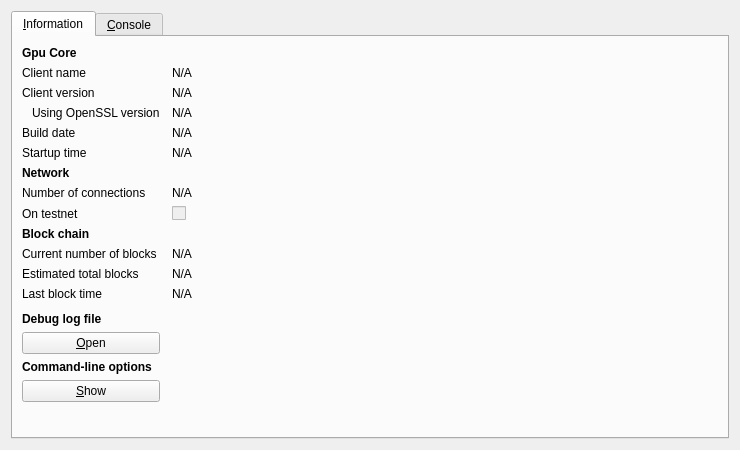
<?xml version="1.0" encoding="UTF-8"?>
<ui version="4.0">
 <class>RPCConsole</class>
 <widget class="QDialog" name="RPCConsole">
  <property name="geometry">
   <rect>
    <x>0</x>
    <y>0</y>
    <width>740</width>
    <height>450</height>
   </rect>
  </property>
  <property name="windowTitle">
   <string>Gpu - Debug window</string>
  </property>
  <property name="styleSheet">
   <string notr="true">background-image: url(:/images/bkg2);</string>
  </property>
  <layout class="QVBoxLayout" name="verticalLayout_2">
   <item>
    <widget class="QTabWidget" name="tabWidget">
     <property name="currentIndex">
      <number>0</number>
     </property>
     <widget class="QWidget" name="tab_info">
      <attribute name="title">
       <string>&amp;Information</string>
      </attribute>
      <layout class="QGridLayout" name="gridLayout" columnstretch="0,1">
       <property name="horizontalSpacing">
        <number>12</number>
       </property>
       <item row="0" column="0">
        <widget class="QLabel" name="label_9">
         <property name="font">
          <font>
           <weight>75</weight>
           <bold>true</bold>
          </font>
         </property>
         <property name="text">
          <string>Gpu Core</string>
         </property>
        </widget>
       </item>
       <item row="1" column="0">
        <widget class="QLabel" name="label_5">
         <property name="text">
          <string>Client name</string>
         </property>
        </widget>
       </item>
       <item row="1" column="1">
        <widget class="QLabel" name="clientName">
         <property name="cursor">
          <cursorShape>IBeamCursor</cursorShape>
         </property>
         <property name="text">
          <string>N/A</string>
         </property>
         <property name="textFormat">
          <enum>Qt::PlainText</enum>
         </property>
         <property name="textInteractionFlags">
          <set>Qt::LinksAccessibleByMouse|Qt::TextSelectableByKeyboard|Qt::TextSelectableByMouse</set>
         </property>
        </widget>
       </item>
       <item row="2" column="0">
        <widget class="QLabel" name="label_6">
         <property name="text">
          <string>Client version</string>
         </property>
        </widget>
       </item>
       <item row="2" column="1">
        <widget class="QLabel" name="clientVersion">
         <property name="cursor">
          <cursorShape>IBeamCursor</cursorShape>
         </property>
         <property name="text">
          <string>N/A</string>
         </property>
         <property name="textFormat">
          <enum>Qt::PlainText</enum>
         </property>
         <property name="textInteractionFlags">
          <set>Qt::LinksAccessibleByMouse|Qt::TextSelectableByKeyboard|Qt::TextSelectableByMouse</set>
         </property>
        </widget>
       </item>
       <item row="3" column="0">
        <widget class="QLabel" name="label_14">
         <property name="text">
          <string>Using OpenSSL version</string>
         </property>
         <property name="indent">
          <number>10</number>
         </property>
        </widget>
       </item>
       <item row="3" column="1">
        <widget class="QLabel" name="openSSLVersion">
         <property name="cursor">
          <cursorShape>IBeamCursor</cursorShape>
         </property>
         <property name="text">
          <string>N/A</string>
         </property>
         <property name="textFormat">
          <enum>Qt::PlainText</enum>
         </property>
         <property name="textInteractionFlags">
          <set>Qt::LinksAccessibleByMouse|Qt::TextSelectableByKeyboard|Qt::TextSelectableByMouse</set>
         </property>
        </widget>
       </item>
       <item row="4" column="0">
        <widget class="QLabel" name="label_12">
         <property name="text">
          <string>Build date</string>
         </property>
        </widget>
       </item>
       <item row="4" column="1">
        <widget class="QLabel" name="buildDate">
         <property name="cursor">
          <cursorShape>IBeamCursor</cursorShape>
         </property>
         <property name="text">
          <string>N/A</string>
         </property>
         <property name="textFormat">
          <enum>Qt::PlainText</enum>
         </property>
         <property name="textInteractionFlags">
          <set>Qt::LinksAccessibleByMouse|Qt::TextSelectableByKeyboard|Qt::TextSelectableByMouse</set>
         </property>
        </widget>
       </item>
       <item row="5" column="0">
        <widget class="QLabel" name="label_13">
         <property name="text">
          <string>Startup time</string>
         </property>
        </widget>
       </item>
       <item row="5" column="1">
        <widget class="QLabel" name="startupTime">
         <property name="cursor">
          <cursorShape>IBeamCursor</cursorShape>
         </property>
         <property name="text">
          <string>N/A</string>
         </property>
         <property name="textFormat">
          <enum>Qt::PlainText</enum>
         </property>
         <property name="textInteractionFlags">
          <set>Qt::LinksAccessibleByMouse|Qt::TextSelectableByKeyboard|Qt::TextSelectableByMouse</set>
         </property>
        </widget>
       </item>
       <item row="6" column="0">
        <widget class="QLabel" name="label_11">
         <property name="font">
          <font>
           <weight>75</weight>
           <bold>true</bold>
          </font>
         </property>
         <property name="text">
          <string>Network</string>
         </property>
        </widget>
       </item>
       <item row="7" column="0">
        <widget class="QLabel" name="label_7">
         <property name="text">
          <string>Number of connections</string>
         </property>
        </widget>
       </item>
       <item row="7" column="1">
        <widget class="QLabel" name="numberOfConnections">
         <property name="cursor">
          <cursorShape>IBeamCursor</cursorShape>
         </property>
         <property name="text">
          <string>N/A</string>
         </property>
         <property name="textFormat">
          <enum>Qt::PlainText</enum>
         </property>
         <property name="textInteractionFlags">
          <set>Qt::LinksAccessibleByMouse|Qt::TextSelectableByKeyboard|Qt::TextSelectableByMouse</set>
         </property>
        </widget>
       </item>
       <item row="8" column="0">
        <widget class="QLabel" name="label_8">
         <property name="text">
          <string>On testnet</string>
         </property>
        </widget>
       </item>
       <item row="8" column="1">
        <widget class="QCheckBox" name="isTestNet">
         <property name="enabled">
          <bool>false</bool>
         </property>
         <property name="text">
          <string/>
         </property>
        </widget>
       </item>
       <item row="9" column="0">
        <widget class="QLabel" name="label_10">
         <property name="font">
          <font>
           <weight>75</weight>
           <bold>true</bold>
          </font>
         </property>
         <property name="text">
          <string>Block chain</string>
         </property>
        </widget>
       </item>
       <item row="10" column="0">
        <widget class="QLabel" name="label_3">
         <property name="text">
          <string>Current number of blocks</string>
         </property>
        </widget>
       </item>
       <item row="10" column="1">
        <widget class="QLabel" name="numberOfBlocks">
         <property name="cursor">
          <cursorShape>IBeamCursor</cursorShape>
         </property>
         <property name="text">
          <string>N/A</string>
         </property>
         <property name="textFormat">
          <enum>Qt::PlainText</enum>
         </property>
         <property name="textInteractionFlags">
          <set>Qt::LinksAccessibleByMouse|Qt::TextSelectableByKeyboard|Qt::TextSelectableByMouse</set>
         </property>
        </widget>
       </item>
       <item row="11" column="0">
        <widget class="QLabel" name="label_4">
         <property name="text">
          <string>Estimated total blocks</string>
         </property>
        </widget>
       </item>
       <item row="11" column="1">
        <widget class="QLabel" name="totalBlocks">
         <property name="cursor">
          <cursorShape>IBeamCursor</cursorShape>
         </property>
         <property name="text">
          <string>N/A</string>
         </property>
         <property name="textFormat">
          <enum>Qt::PlainText</enum>
         </property>
         <property name="textInteractionFlags">
          <set>Qt::LinksAccessibleByMouse|Qt::TextSelectableByKeyboard|Qt::TextSelectableByMouse</set>
         </property>
        </widget>
       </item>
       <item row="12" column="0">
        <widget class="QLabel" name="label_2">
         <property name="text">
          <string>Last block time</string>
         </property>
        </widget>
       </item>
       <item row="12" column="1">
        <widget class="QLabel" name="lastBlockTime">
         <property name="cursor">
          <cursorShape>IBeamCursor</cursorShape>
         </property>
         <property name="text">
          <string>N/A</string>
         </property>
         <property name="textFormat">
          <enum>Qt::PlainText</enum>
         </property>
         <property name="textInteractionFlags">
          <set>Qt::LinksAccessibleByMouse|Qt::TextSelectableByKeyboard|Qt::TextSelectableByMouse</set>
         </property>
        </widget>
       </item>
       <item row="13" column="0">
        <spacer name="verticalSpacer_2">
         <property name="orientation">
          <enum>Qt::Vertical</enum>
         </property>
         <property name="sizeHint" stdset="0">
          <size>
           <width>20</width>
           <height>20</height>
          </size>
         </property>
        </spacer>
       </item>
       <item row="14" column="0">
        <widget class="QLabel" name="labelDebugLogfile">
         <property name="font">
          <font>
           <weight>75</weight>
           <bold>true</bold>
          </font>
         </property>
         <property name="text">
          <string>Debug log file</string>
         </property>
        </widget>
       </item>
       <item row="15" column="0">
        <widget class="QPushButton" name="openDebugLogfileButton">
         <property name="toolTip">
          <string>Open the Gpu debug log file from the current data directory. This can take a few seconds for large log files.</string>
         </property>
         <property name="text">
          <string>&amp;Open</string>
         </property>
         <property name="autoDefault">
          <bool>false</bool>
         </property>
        </widget>
       </item>
       <item row="16" column="0">
        <widget class="QLabel" name="labelCLOptions">
         <property name="font">
          <font>
           <weight>75</weight>
           <bold>true</bold>
          </font>
         </property>
         <property name="text">
          <string>Command-line options</string>
         </property>
        </widget>
       </item>
       <item row="17" column="0">
        <widget class="QPushButton" name="showCLOptionsButton">
         <property name="toolTip">
          <string>Show the Gpu-Qt help message to get a list with possible Gpu command-line options.</string>
         </property>
         <property name="text">
          <string>&amp;Show</string>
         </property>
         <property name="autoDefault">
          <bool>false</bool>
         </property>
        </widget>
       </item>
       <item row="18" column="0">
        <spacer name="verticalSpacer">
         <property name="orientation">
          <enum>Qt::Vertical</enum>
         </property>
         <property name="sizeHint" stdset="0">
          <size>
           <width>20</width>
           <height>40</height>
          </size>
         </property>
        </spacer>
       </item>
      </layout>
     </widget>
     <widget class="QWidget" name="tab_console">
      <attribute name="title">
       <string>&amp;Console</string>
      </attribute>
      <layout class="QVBoxLayout" name="verticalLayout_3">
       <property name="spacing">
        <number>3</number>
       </property>
       <item>
        <widget class="QTextEdit" name="messagesWidget">
         <property name="minimumSize">
          <size>
           <width>0</width>
           <height>100</height>
          </size>
         </property>
         <property name="readOnly">
          <bool>true</bool>
         </property>
         <property name="tabKeyNavigation" stdset="0">
          <bool>false</bool>
         </property>
         <property name="columnCount" stdset="0">
          <number>2</number>
         </property>
        </widget>
       </item>
       <item>
        <layout class="QHBoxLayout" name="horizontalLayout">
         <property name="spacing">
          <number>3</number>
         </property>
         <item>
          <widget class="QLabel" name="label">
           <property name="text">
            <string notr="true">&gt;</string>
           </property>
          </widget>
         </item>
         <item>
          <widget class="QLineEdit" name="lineEdit"/>
         </item>
         <item>
          <widget class="QPushButton" name="clearButton">
           <property name="maximumSize">
            <size>
             <width>24</width>
             <height>24</height>
            </size>
           </property>
           <property name="toolTip">
            <string>Clear console</string>
           </property>
           <property name="text">
            <string/>
           </property>
           <property name="icon">
            <iconset resource="../bitcoin.qrc">
             <normaloff>:/icons/remove</normaloff>:/icons/remove</iconset>
           </property>
           <property name="shortcut">
            <string notr="true">Ctrl+L</string>
           </property>
           <property name="autoDefault">
            <bool>false</bool>
           </property>
          </widget>
         </item>
        </layout>
       </item>
      </layout>
     </widget>
    </widget>
   </item>
  </layout>
 </widget>
 <resources>
  <include location="../bitcoin.qrc"/>
 </resources>
 <connections/>
</ui>
